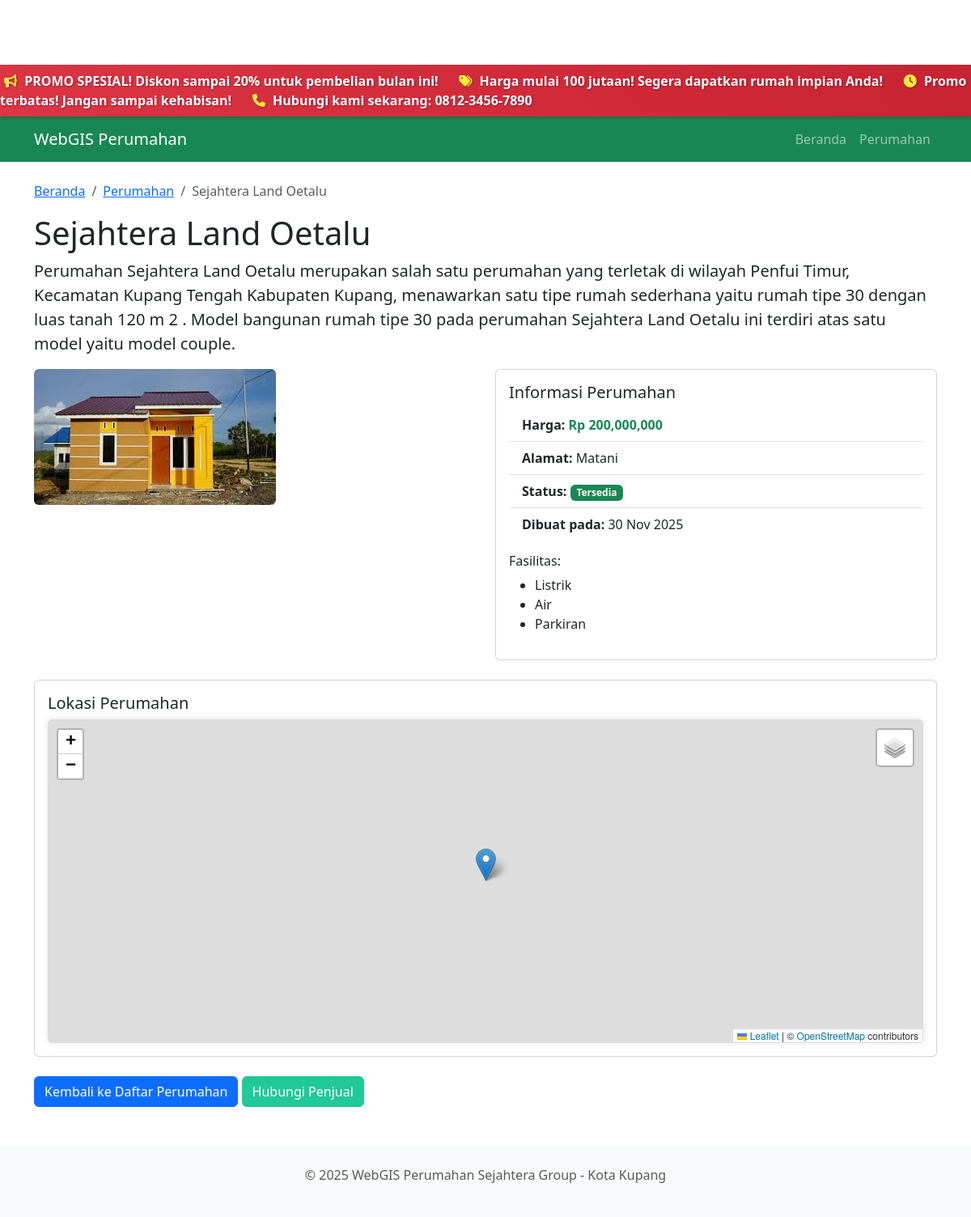
Screenshot of /perumahan/sejahtera-land-oetalu/ with the database file from the repository.
### core/models.py (models this page shows, shortened)
class Perumahan(models.Model):
    name = models.CharField(max_length=200)
    slug = models.SlugField(unique=True, blank=True)
    photo = models.ImageField(upload_to='perumahan_photos/')
    description = models.TextField()
    price = models.DecimalField(max_digits=12, decimal_places=0)
    address = models.CharField(max_length=400)
    location = models.JSONField()  # simpan {"lat": ..., "lng": ...}
    polygon = models.JSONField(null=True, blank=True)  # simpan GeoJSON polygon coordinates (list)
    facilities = models.JSONField(null=True, blank=True)  # list of strings
    status = models.CharField(max_length=20, choices=(('available', 'Available'), ('sold', 'Sold')), default='available')
    created_at = models.DateTimeField(auto_now_add=True)

### core/views.py (the view)
# urls.py: path('perumahan/<slug:slug>/', views.perumahan_detail, name='perumahan_detail'),
def perumahan_detail(request, slug):
    perumahan = get_object_or_404(Perumahan, slug=slug)
    return render(request, 'core/perumahan_detail.html', {'perumahan': perumahan})

### core/templates/core/perumahan_detail.html (shortened to what this page needs)
{% extends 'core/base.html' %}
{% load humanize %}
{% block content %}
<div class="container mt-4">
    <div class="row">
        <div class="col-12">
            <nav aria-label="breadcrumb">
                <ol class="breadcrumb">
                    <li class="breadcrumb-item"><a href="{% url 'core:home' %}">Beranda</a></li>
                    <li class="breadcrumb-item"><a href="{% url 'core:perumahan_list' %}">Perumahan</a></li>
                    <li class="breadcrumb-item active" aria-current="page">{{ perumahan.name }}</li>
                </ol>
            </nav>
        </div>
    </div>
    <div class="row">
        <div class="col-12">
            <h1>{{ perumahan.name }}</h1>
            <p class="lead">{{ perumahan.description }}</p>
        </div>
    </div>
    <div class="row">
        <div class="col-md-6">
            {% if perumahan.photo %}
            <img src="{{ perumahan.photo.url }}" class="img-fluid rounded" alt="{{ perumahan.name }}">
            {% endif %}
        </div>
        <div class="col-md-6">
            <div class="card">
                <div class="card-body">
                    <h5 class="card-title">Informasi Perumahan</h5>
                    <ul class="list-group list-group-flush">
                        <li class="list-group-item">
                            <strong>Harga:</strong>
                            <span class="text-success fw-bold">Rp {{ perumahan.price|intcomma }}</span>
                        </li>
                        <li class="list-group-item">
                            <strong>Alamat:</strong> {{ perumahan.address }}
                        </li>
                        <li class="list-group-item">
                            <strong>Status:</strong>
                            {% if perumahan.status == 'available' %}
                                <span class="badge bg-success">Tersedia</span>
                            {% else %}
                                <span class="badge bg-danger">Terjual</span>
                            {% endif %}
                        </li>
                        <li class="list-group-item">
                            <strong>Dibuat pada:</strong> {{ perumahan.created_at|date:"d M Y" }}
                        </li>
                    </ul>
                    {% if perumahan.facilities %}
                    <h6 class="mt-3">Fasilitas:</h6>
                    <ul>
                        {% for facility in perumahan.facilities %}
                        <li>{{ facility }}</li>
                        {% endfor %}
                    </ul>
                    {% endif %}
                </div>
            </div>
        </div>
    </div>
    <div class="row mt-4">
        <div class="col-12">
            <div class="card">
                <div class="card-body">
                    <h5 class="card-title">Lokasi Perumahan</h5>
                    <div id="map" style="height: 400px;"></div>
                </div>
            </div>
        </div>
    </div>
    <div class="row mt-4">
        <div class="col-12">
            <a href="{% url 'core:perumahan_list' %}" class="btn btn-primary">Kembali ke Daftar Perumahan</a>
            <button class="btn btn-success">Hubungi Penjual</button>
        </div>
    </div>
</div>
{% endblock %}

### core/templates/core/base.html (shortened to what this page needs)
<!DOCTYPE html>
<html lang="en">
<head>
    <link href="https://cdn.jsdelivr.net/npm/bootstrap@5.3.0-alpha1/dist/css/bootstrap.min.css" rel="stylesheet">
    <link rel="stylesheet" href="https://cdnjs.cloudflare.com/ajax/libs/font-awesome/6.4.0/css/all.min.css">
    <link rel="stylesheet" href="https://unpkg.com/leaflet@1.9.4/dist/leaflet.css" />
    <link rel="stylesheet" href="/static/core/css/custom.css">
</head>
<body>
    <div class="marquee-container bg-danger text-white py-2">
        <marquee behavior="scroll" direction="left" class="marquee-text">
            <i class="fas fa-bullhorn"></i> PROMO SPESIAL! Diskon sampai 20% untuk pembelian bulan ini! &nbsp;&nbsp;&nbsp;
            <i class="fas fa-tags"></i> Harga mulai 100 jutaan! Segera dapatkan rumah impian Anda! &nbsp;&nbsp;&nbsp;
            <i class="fas fa-clock"></i> Promo terbatas! Jangan sampai kehabisan! &nbsp;&nbsp;&nbsp;
            <i class="fas fa-phone"></i> Hubungi kami sekarang: 0812-3456-7890
        </marquee>
    </div>
    <nav class="navbar navbar-expand-lg navbar-dark bg-success sticky-top">
        <div class="container">
            <a class="navbar-brand" href="{% url 'core:home' %}">WebGIS Perumahan</a>
            <div class="collapse navbar-collapse" id="navbarNav">
                <ul class="navbar-nav ms-auto">
                    <li class="nav-item">
                        <a class="nav-link" href="{% url 'core:home' %}">Beranda</a>
                    </li>
                    <li class="nav-item">
                        <a class="nav-link" href="{% url 'core:perumahan_list' %}">Perumahan</a>
                    </li>
                </ul>
            </div>
        </div>
    </nav>
    <main>
        {% block content %}
        {% endblock %}
    </main>
    <footer class="bg-light text-center text-muted py-4 mt-5">
        <div class="container">
            <p>&copy; 2025 WebGIS Perumahan Sejahtera Group - Kota Kupang</p>
        </div>
    </footer>
</body>
</html>

### core/static/core/css/custom.css (style rules this page uses)
body { padding-top: 80px; }
.marquee-container { background: linear-gradient(45deg, #dc3545, #c82333); box-shadow: 0 2px 4px rgba(0,0,0,0.2); position: relative; z-index: 1050; }
.marquee-text { font-weight: bold; font-size: 1rem; text-shadow: 1px 1px 2px rgba(0,0,0,0.3); }
.marquee-text i { margin: 0 5px; color: #ffeb3b; }
#map { height: 70vh; width: 100%; min-height: 400px; border: 1px solid #ddd; border-radius: 5px; box-shadow: 0 0 10px rgba(0,0,0,0.1); }
.btn-success { background-color: #20c997 !important; border-color: #20c997 !important; }

### rows the page displays
Perumahan: name "Sejahtera Land Oetalu", description "Perumahan Sejahtera Land Oetalu merupakan salah satu perumahan yang terletak di wilayah Penfui Timur, Kecamatan Kupang Tengah Kabupaten Kupang, menawarkan satu tipe rumah sederhana yaitu rumah tipe 30 dengan luas tanah 120 m 2 . Model bangunan rumah tipe 30 pada perumahan Sejahtera Land Oetalu ini terdiri atas satu model yaitu model couple.", photo (picture), price "200,000,000", address "Matani", created_at "30 Nov 2025"

### other values shown
{{ facility }} "Listrik" "Air" "Parkiran"
